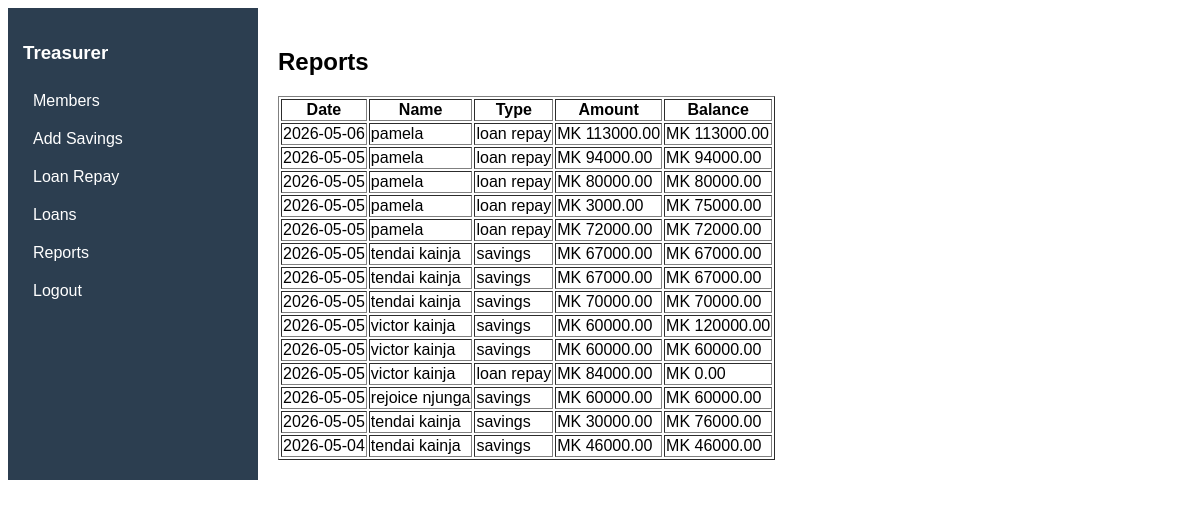
Screenshot of /treasurer_dashboard.php?page=reports with the database file from the repository.
### tables this page shows
CREATE TABLE `transactions` (
  `id` int(11) NOT NULL,
  `username` varchar(50) DEFAULT NULL,
  `fullname` varchar(100) DEFAULT NULL,
  `type` varchar(50) DEFAULT NULL,
  `amount` decimal(10,2) DEFAULT NULL,
  `balance` decimal(10,2) DEFAULT NULL,
  `date` date DEFAULT curdate()
);

### treasurer_dashboard.php (the view, shortened to what this page needs)
<?php
include "db.php";
$page = $_GET['page'] ?? 'members';
?>
<!DOCTYPE html>
<html>
<head>
</head>
<body>
<div class="container">
<div class="sidebar">
<h3 style="color:white;">Treasurer</h3>
<a href="?page=members">Members</a>
<a href="?page=savings">Add Savings</a>
<a href="?page=repay">Loan Repay</a>
<a href="?page=loans">Loans</a>
<a href="?page=reports">Reports</a>
<a href="index.html">Logout</a>
</div>
<div class="content">
<?php
if($page=="members"){
$res=$conn->query("
SELECT m.fullname,
IFNULL((SELECT SUM(s.amount) FROM savings s WHERE s.username=m.username),0) as savings,
IFNULL((
    SELECT SUM(l.amount + l.interest + IFNULL(l.fine,0) - l.paid)
    FROM loans l
    WHERE l.username=m.username AND l.status='approved'
),0) as loan
FROM member_details m
");
echo "<h2>Members Summary</h2>";
echo "<table border=1>
<tr><th>Name</th><th>Savings</th><th>Loan Balance</th></tr>";
while($r=$res->fetch_assoc()){
echo "<tr>
<td>{$r['fullname']}</td>
<td>MK ".number_format($r['savings'],2)."</td>
<td>MK ".number_format($r['loan'],2)."</td>
</tr>";
}
echo "</table>";
}
elseif($page=="savings"){
if(isset($_POST['save'])){
$username=$_POST['username'];
$amount=$_POST['amount'];
$date=date("Y-m-d");
$user=$conn->query("SELECT fullname FROM member_details WHERE username='$username'")->fetch_assoc();
$conn->query("
INSERT INTO savings(username,date,amount,total)
VALUES('$username','$date','$amount','$amount')
");
$conn->query("
UPDATE bank_funds
SET total = total + $amount
WHERE id=1
");
$conn->query("
INSERT INTO transactions(username,fullname,type,amount,balance,date)
VALUES('$username','{$user['fullname']}','savings','$amount','$amount','$date')
");
echo "<p class='success'>Savings added successfully</p>";
}
?>
<h2>Add Savings</h2>
<form method="POST">
Username: <input name="username" required><br><br>
Amount: <input name="amount" type="number" required min=1000><br><br>
<button name="save">Add Savings</button>
</form>
<?php
}
elseif($page=="repay"){
if(isset($_POST['pay'])){
$username=$_POST['username'];
$amount=$_POST['amount'];
$date=date("Y-m-d");
$loan=$conn->query("
SELECT * FROM loans
WHERE username='$username' AND status='approved'
")->fetch_assoc();
if(!$loan){
echo "<p class='error'>No active loan found</p>";
}
else{
$fine = $loan['fine'] ?? 0;
$total = $loan['amount'] + $loan['interest'] + $fine;
$remaining = $total - $loan['paid'];
if($amount > $remaining){
echo "<p class='error'>Cannot pay more than remaining balance (MK ".number_format($remaining,2).")</p>";
}
else{
$new_paid = $loan['paid'] + $amount;
$conn->query("
UPDATE loans
SET paid='$new_paid'
WHERE id='{$loan['id']}'
");
$conn->query("
UPDATE bank_funds
SET total = total + $amount
WHERE id=1
");
if($new_paid >= $total){
$conn->query("UPDATE loans SET status='closed' WHERE id='{$loan['id']}'");
}
$conn->query("
INSERT INTO transactions(username,fullname,type,amount,balance,date)
VALUES('$username','$username','loan repay','$amount','$new_paid','$date')
");
echo "<p class='success'>Payment recorded</p>";
}
}
}
?>
<h2>Loan Repayment</h2>
<form method="POST">
Username: <input name="username" required><br><br>
Amount: <input name="amount" type="number" required min=5000><br><br>
<button name="pay">Repay Loan</button>
</form>
<?php
}
elseif($page=="loans"){
if(isset($_GET['approve'])){
$id=$_GET['approve'];
$loan=$conn->query("SELECT * FROM loans WHERE id='$id'")->fetch_assoc();
$check=$conn->query("
SELECT * FROM loans
WHERE username='{$loan['username']}'
AND status='approved'
AND (amount+interest+IFNULL(fine,0)-paid)>0
");
$bank=$conn->query("SELECT total FROM bank_funds WHERE id=1")->fetch_assoc();
$bank_total=$bank['total'] ?? 0;
if($check->num_rows > 0){
$conn->query("
UPDATE loans
SET status='rejected',
message='Loan rejected due to existing loan balance'
WHERE id='$id'
");
echo "<p class='error'>Rejected: Existing loan balance</p>";
exit();
}
elseif($bank_total < $loan['amount']){
$conn->query("
UPDATE loans
SET status='rejected',
message='Loan rejected due to insufficient funds'
WHERE id='$id'
");
echo "<p class='error'>Rejected: Insufficient funds</p>";
exit();
}
else{
$conn->query("
UPDATE loans
SET status='approved',
due_date=DATE_ADD(CURDATE(), INTERVAL 14 DAY)
WHERE id='$id'
");
$conn->query("
UPDATE bank_funds
SET total = total - {$loan['amount']}
WHERE id=1
");
echo "<p class='success'>Loan approved</p>";
exit();
}
}
if(isset($_POST['add_fine'])){
$id=$_POST['loan_id'];
$fine=$_POST['fine'];
$conn->query("
UPDATE loans
SET fine = IFNULL(fine,0) + $fine
WHERE id='$id'
");
echo "<p class='warning'>Fine added successfully</p>";
exit();
}
if(isset($_GET['remind'])){
$id=$_GET['remind'];
$conn->query("
UPDATE loans
SET reminder='Reminder sent on ".date("Y-m-d H:i:s")."'
WHERE id='$id'
");
echo "<p class='warning'>Reminder sent</p>";
exit();
}
$res=$conn->query("
SELECT l.*, m.fullname
FROM loans l
JOIN member_details m ON l.username=m.username
WHERE l.status='approved'
");
echo "<h2>Loans</h2>";
while($r=$res->fetch_assoc()){
$fine = $r['fine'] ?? 0;
$total = $r['amount'] + $r['interest'] + $fine;
$remaining = $total - $r['paid'];
$overdue = ($r['due_date'] < date("Y-m-d") && $remaining > 0);
echo "<div class='card'>";
echo "<b>{$r['fullname']}</b><br>";
echo "Amount: MK ".number_format($r['amount'],2)."<br>";
echo "Interest: MK ".number_format($r['interest'],2)."<br>";
echo "Fine: MK ".number_format($fine,2)."<br>";
echo "Remaining: MK ".number_format($remaining,2)."<br>";
echo "Due: {$r['due_date']}<br>";
echo "
<form method='POST'>
<input type='hidden' name='loan_id' value='{$r['id']}'>
<input type='number' name='fine' placeholder='Add fine'>
<button name='add_fine'>Add Fine</button>
</form>
";
if($overdue){
echo "<span class='error'>OVERDUE</span><br>";
echo "<a href='?page=loans&remind={$r['id']}'>Send Reminder</a>";
}
echo "</div>";
}
$res2=$conn->query("SELECT * FROM loans WHERE status='pending'");
echo "<h2>Pending Loans</h2>";
while($r=$res2->fetch_assoc()){
echo "<div class='card'>";
echo "{$r['username']} - MK {$r['amount']}<br>";
echo "<a href='?page=loans&approve={$r['id']}'>Approve</a>";
echo "</div>";
}
}
elseif($page=="reports"){
$res=$conn->query("SELECT * FROM transactions ORDER BY id DESC");
echo "<h2>Reports</h2>";
echo "<table border=1>
<tr><th>Date</th><th>Name</th><th>Type</th><th>Amount</th><th>Balance</th></tr>";
while($r=$res->fetch_assoc()){
echo "<tr>
<td>{$r['date']}</td>
<td>{$r['fullname']}</td>
<td>{$r['type']}</td>
<td>MK {$r['amount']}</td>
<td>MK {$r['balance']}</td>
</tr>";
}
echo "</table>";
}
?>
</div>
</div>
</body>
</html>

### treasurer_dashboard.php (style rules this page uses)
body { font-family:Arial; }
.container { display:flex; }
.sidebar { width:220px;background:#2c3e50;padding:15px; }
.sidebar a { display:block;color:white;padding:10px;text-decoration:none; }
.content { flex:1;padding:20px; }

### rows the page displays
transactions: date "2026-05-06", fullname "pamela", type "loan repay", amount "113000.00", balance "113000.00"
transactions: date "2026-05-05", fullname "pamela", type "loan repay", amount "94000.00", balance "94000.00"
transactions: date "2026-05-05", fullname "pamela", type "loan repay", amount "80000.00", balance "80000.00"
transactions: date "2026-05-05", fullname "pamela", type "loan repay", amount "3000.00", balance "75000.00"
transactions: date "2026-05-05", fullname "pamela", type "loan repay", amount "72000.00", balance "72000.00"
transactions: date "2026-05-05", fullname "tendai kainja", type "savings", amount "67000.00", balance "67000.00"
transactions: date "2026-05-05", fullname "tendai kainja", type "savings", amount "67000.00", balance "67000.00"
transactions: date "2026-05-05", fullname "tendai kainja", type "savings", amount "70000.00", balance "70000.00"
transactions: date "2026-05-05", fullname "victor kainja", type "savings", amount "60000.00", balance "120000.00"
transactions: date "2026-05-05", fullname "victor kainja", type "savings", amount "60000.00", balance "60000.00"
transactions: date "2026-05-05", fullname "victor kainja", type "loan repay", amount "84000.00", balance "0.00"
transactions: date "2026-05-05", fullname "rejoice njunga", type "savings", amount "60000.00", balance "60000.00"
transactions: date "2026-05-05", fullname "tendai kainja", type "savings", amount "30000.00", balance "76000.00"
transactions: date "2026-05-04", fullname "tendai kainja", type "savings", amount "46000.00", balance "46000.00"
